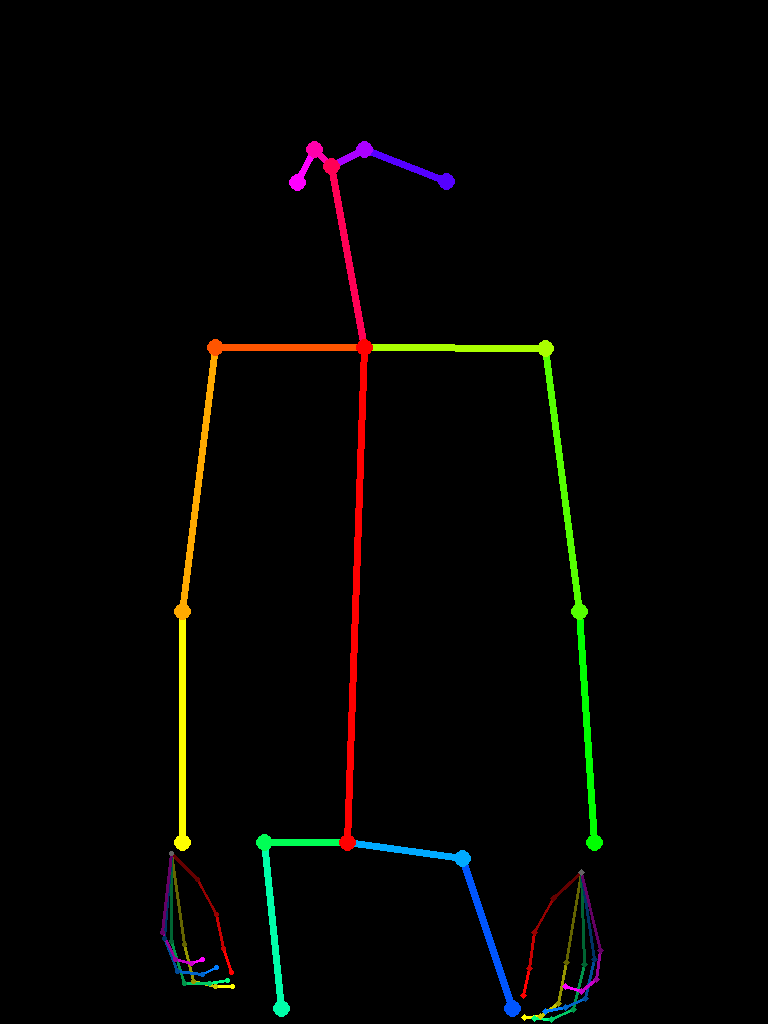
#> input picture datalake_folder/openpose_img/t12_rendered.png, 768 x 1024 px; its folder holds 4 pictures in this run
$ python stitch.py
#> lines starting #> are read from the running program, lines starting #| are printed output that depends on the picture
import os
import cv2
import numpy as np

# Path to the folders containing images
folder1_path = 'datalake_folder/openpose_img'
folder2_path = 'datalake_folder/agnostic-v3.2'

# Output folder for the stitched images
output_folder = 'datalake_folder/stitch_agnostic_pose'

# Ensure the output folder exists, create if not
os.makedirs(output_folder, exist_ok=True)

# Get a list of common image filenames in both folders
# common_filenames = set(os.listdir(folder1_path)) & set(os.listdir(folder2_path))

for filename in os.listdir(folder1_path):
    # Load images from both folders
    img1 = cv2.imread(os.path.join(folder1_path, filename))
#> img1 is the input picture: shape (1024, 768, 3); mean B, G, R 2.1, 4.1, 4.6
    img2 = cv2.imread(os.path.join(folder2_path, filename.replace(".png",".jpg")))

    # Check if both images are successfully loaded
    if img1 is not None and img2 is not None:
        # Concatenate images horizontally
        concatenated_img = np.concatenate((img1, img2), axis=1)
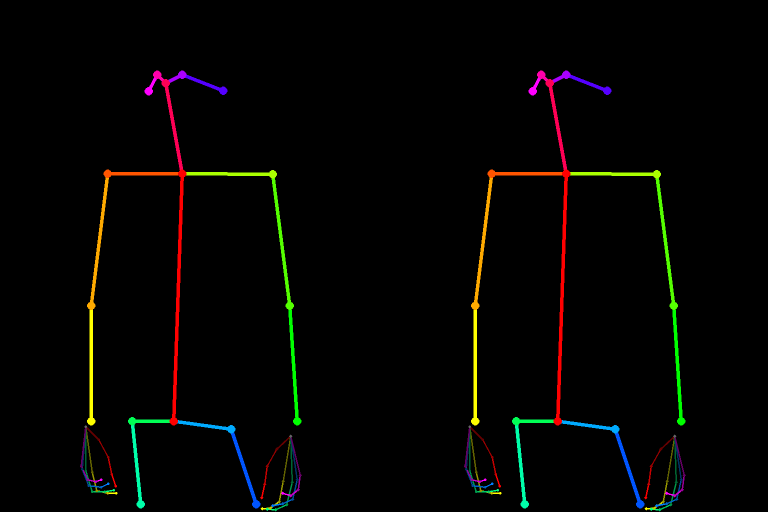
#> concatenated_img: shape (1024, 1536, 3) (shown at 1/2 size); mean B, G, R 2.1, 4.1, 4.6

        # Save the stitched image to the output folder
        output_path = os.path.join(output_folder, filename)
        cv2.imwrite(output_path, concatenated_img)

        print(f'Stitched and saved: {output_path}')
    else:
        print(f'Error loading images for filename: {filename}')
#> pass 2 of the loop `for filename in os.listdir(folder1_path):`:
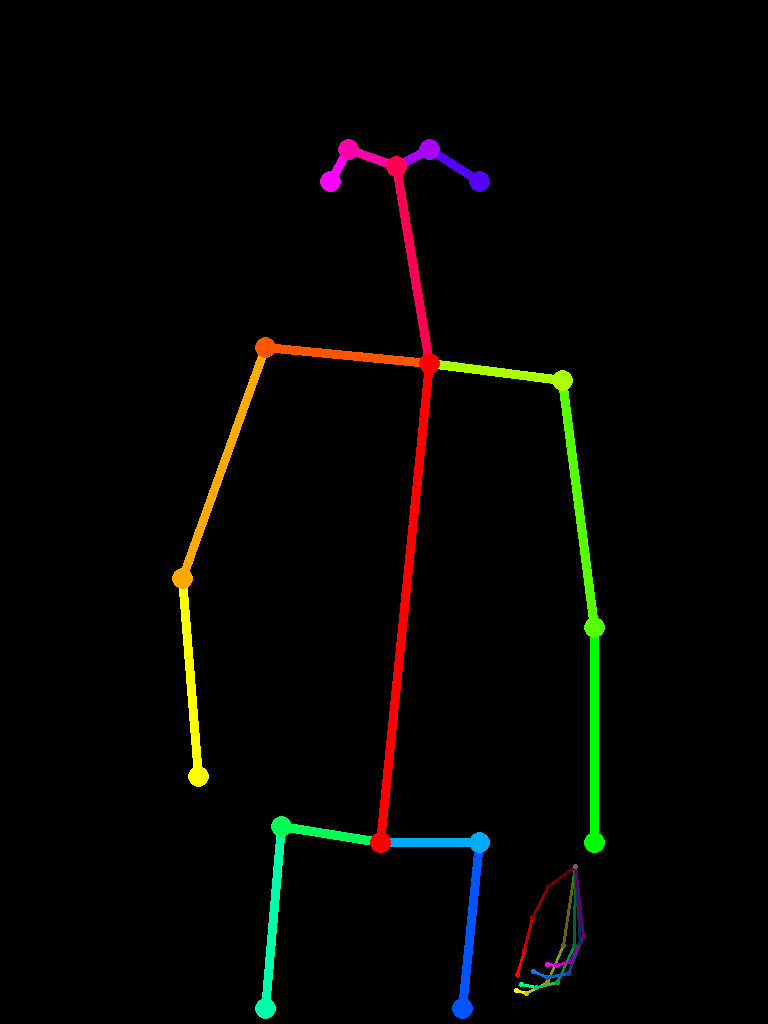
#> input picture datalake_folder/openpose_img/t22_rendered.png, 768 x 1024 px
#> img1 is the input picture: shape (1024, 768, 3); mean B, G, R 2.4, 4.7, 5.4
#> `concatenated_img = np.concatenate((img1, img2), axis=1)`:
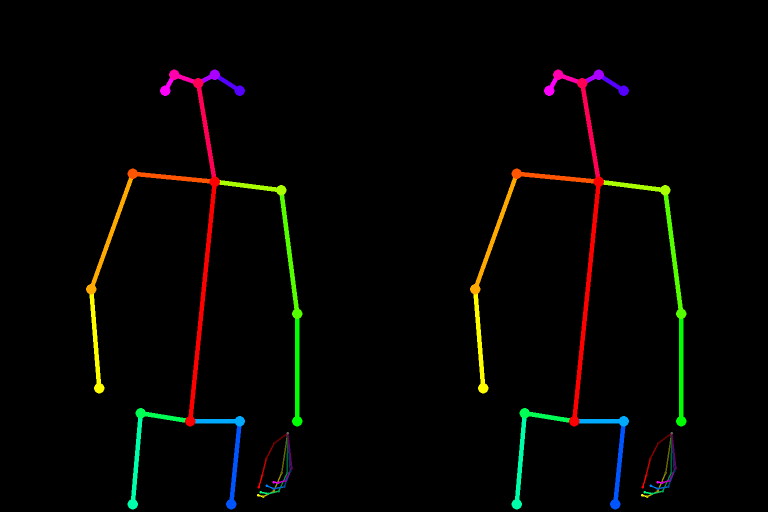
#> concatenated_img: shape (1024, 1536, 3) (shown at 1/2 size); mean B, G, R 2.4, 4.7, 5.4
#> pass 3 of the loop `for filename in os.listdir(folder1_path):`:
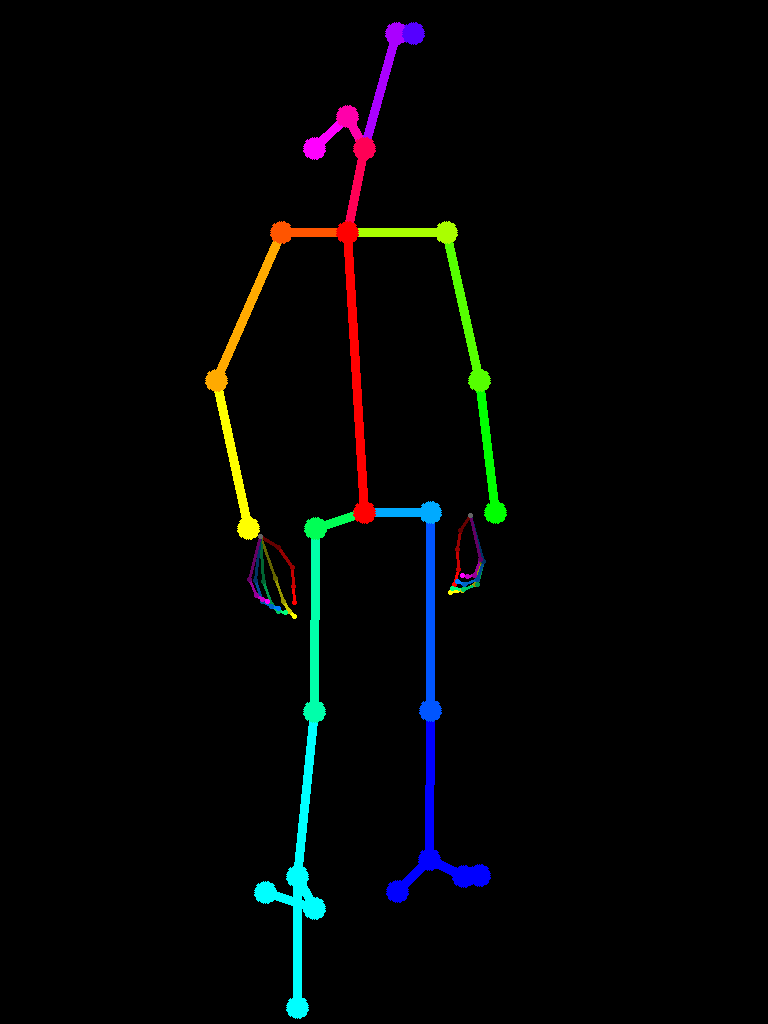
#> input picture datalake_folder/openpose_img/t33_rendered.png, 768 x 1024 px
#> img1 is the input picture: shape (1024, 768, 3); mean B, G, R 4.8, 5, 4
#> `concatenated_img = np.concatenate((img1, img2), axis=1)`:
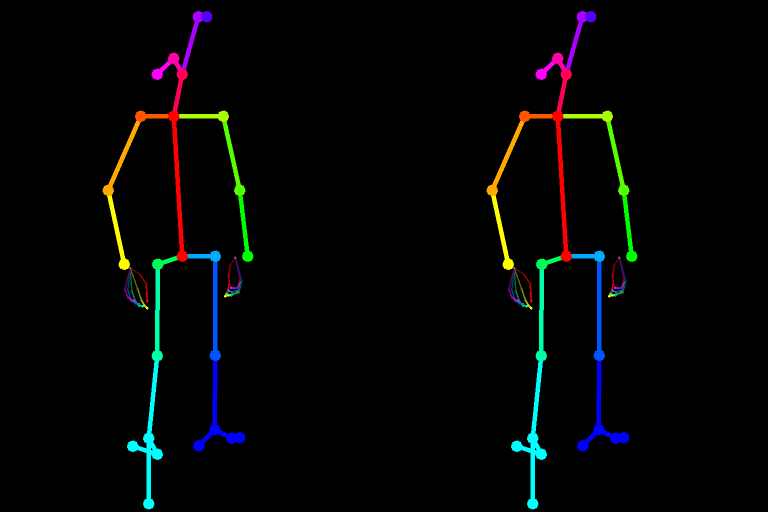
#> concatenated_img: shape (1024, 1536, 3) (shown at 1/2 size); mean B, G, R 4.8, 5, 4
#> the loop made 4 passes; the first 3 are shown

print('Stitching complete!')
